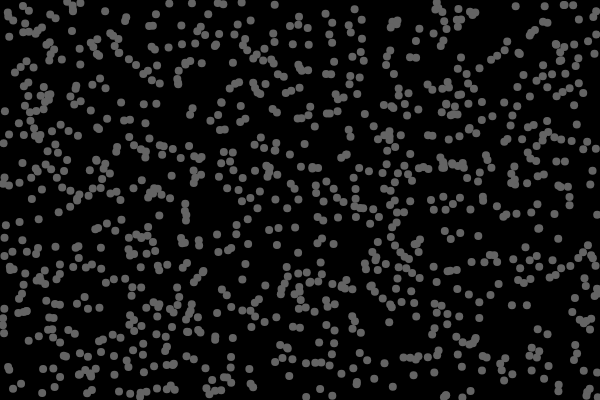
Frame 1 (no input)
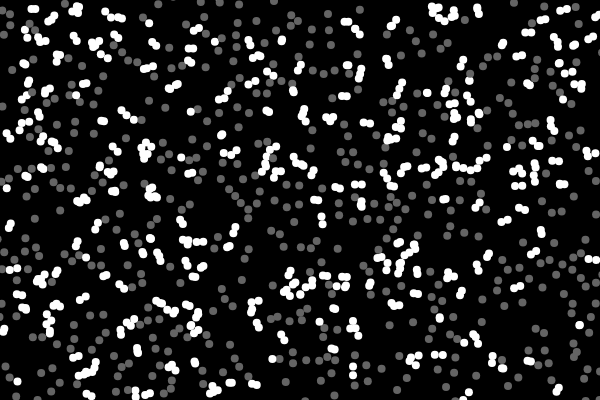
Frame 60 (no input)
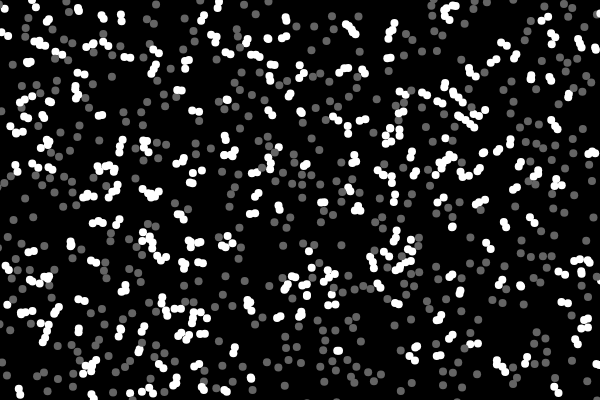
Frame 120 (the mouse pressed at the canvas centre since frame 60)

The p5.js sketch that drew these frames (run headless with seeded random() and noise() and a simulated clock; from frame 60 on, the mouse is pressed at the canvas centre):

// p5.js sketch
// ── sketch.js
let particles;

function setup() {
  createCanvas(600, 400);
  particles = [];
  for (let i = 0; i < 1000; i++) {
    particles[i] = new Particle(random(2, width - 2), random(2, height - 2));
  }
}

function draw() {
  background(0);
  let boundary = new Rectangle(width / 2, height / 2, width / 2, height / 2);
  let cutie = new QuadTree(boundary, 4);
  for (one of particles) {
    let point = new Point(one.x, one.y, one);
    cutie.insert(point);
    one.move();
    one.render();
    one.setHighlight(false);
  }
  for (let one of particles) {
    let range = new Circle(one.x, one.y, one.r * 2);
    let otherpoints = cutie.query(range);
    for (let single of otherpoints) {
      let other = single.userData;
      // for (let other of particles) {
      if (one != other && one.intersects(other)) {
        one.setHighlight(true);
      }
    }
  }
}
// ── Particle.js
class Particle {
  constructor(x, y) {
    this.x = x;
    this.y = y;
    this.r = 4;
    this.highlight = false;
  }

  move() {
    this.x += random(-1, 1);
    this.y += random(-1, 1);
  }

  setHighlight(value) {
    this.highlight = value;
  }

  render() {
    noStroke();
    if (this.highlight) {
      fill(255);
    } else {
      fill(100);
    }
    ellipse(this.x, this.y, this.r * 2);
  }

  intersects(other) {
    let d = dist(this.x, this.y, other.x, other.y);
    return (d < this.r + other.r);
  }
}
// ── quadtree.js
class Point {
  constructor(x, y, userData) {
    this.x = x;
    this.y = y;
    this.userData = userData;
  }
}
//--------------------------------------------------------------------------
class Circle {
  constructor(x, y, r) {
    this.x = x;
    this.y = y;
    this.r = r;
    this.rSquared = this.r * this.r;
  }
  contains(point) {
    // check if the point is in the circle by checking if the euclidean distance of
    // the point and the center of the circle if smaller or equal to the radius of
    // the circle
    let d = Math.pow((point.x - this.x), 2) + Math.pow((point.y - this.y), 2);
    return d <= this.rSquared;
  }
  // intersects(range) {
  //   let xDist = Math.abs(range.x - this.x);
  //   let yDist = Math.abs(range.y - this.y);
  //   // radius of the circle
  //   let r = this.r;
  //   let w = range.w;
  //   let h = range.h;
  //   let edges = Math.pow((xDist - w), 2) + Math.pow((yDist - h), 2);
  //   // no intersection
  //   if (xDist > (r + w) || yDist > (r + h))
  //     return false;
  //   // intersection within the circle
  //   if (xDist <= w || yDist <= h)
  //     return true;
  //   // intersection on the edge of the circle
  //   return edges <= this.rSquared;
  // }
  intersects(range) {
    let d = dist(this.x, this.y, range.x, range.y);
    if (d <= 2 * r) {
      return true;
    } else {
      return false;
    }
  }
}
//--------------------------------------------------------------------------
class Rectangle {
  constructor(x, y, w, h) {
    this.x = x;
    this.y = y;
    this.w = w;
    this.h = h;
  }
  contains(point) {
    return (point.x >= this.x - this.w &&
      point.x <= this.x + this.w &&
      point.y >= this.y - this.h &&
      point.y <= this.y + this.h);
  }
  intersects(range) {
    return (!(range.x - range.w > this.x + this.w ||
      range.x + range.w < this.x - this.w ||
      range.y - range.h > this.y + this.h ||
      range.y + range.h < this.y - this.h))
  }
}
//--------------------------------------------------------------------------
class QuadTree {
  constructor(boundary, n) {
    this.boundary = boundary; // boundary is going to be a rectangle
    this.capacity = n;
    this.points = [];
    this.divided = false;
  }
  subdivide() {
    let x = this.boundary.x;
    let y = this.boundary.y;
    let w = this.boundary.w;
    let h = this.boundary.h;
    let northeast = new Rectangle(x + w / 2, y - h / 2, w / 2, h / 2);
    this.northeast = new QuadTree(northeast, this.capacity);
    let northwest = new Rectangle(x - w / 2, y - h / 2, w / 2, h / 2);
    this.northwest = new QuadTree(northwest, this.capacity);
    let southeast = new Rectangle(x + w / 2, y + h / 2, w / 2, h / 2);
    this.southeast = new QuadTree(southeast, this.capacity);
    let southwest = new Rectangle(x - w / 2, y + h / 2, w / 2, h / 2);
    this.southwest = new QuadTree(southwest, this.capacity);
    this.divided = true;
  }
  insert(point) {
    if (!this.boundary.contains(point)) {
      return false;
    }
    if (this.points.length < this.capacity) {
      this.points.push(point);
      return true;
    } else {
      if (!this.divided) {
        this.subdivide();
      }
      if (this.northeast.insert(point))
        return true;
      else if (this.northwest.insert(point))
        return true;
      else if (this.southeast.insert(point))
        return true;
      else if (this.southwest.insert(point))
        return true;
      else
        console.log("Error, point went into no tree!");
    }
  }
  query(range, found) {
    if (!found) {
      found = [];
    }
    if (!this.boundary.intersects(range)) {
      // empty array
      return;
    } else {
      for (let p of this.points) {
        if (range.contains(p)) {
          found.push(p);
        }
      }
    }
    if (this.divided) {
      this.northeast.query(range, found);
      this.northwest.query(range, found);
      this.southeast.query(range, found);
      this.southwest.query(range, found);
    }
    return found;
  }
  show() {
    stroke(255);
    noFill();
    strokeWeight(1);
    rectMode(CENTER);
    rect(this.boundary.x, this.boundary.y, this.boundary.w * 2, this.boundary.h * 2);
    if (this.divided) {
      this.northeast.show();
      this.northwest.show();
      this.southeast.show();
      this.southwest.show();
    }
    strokeWeight(4);
    stroke(255);
    for (let p of this.points) {
      point(p.x, p.y);
    }
  }
}
//--------------------------------------------------------------------------
